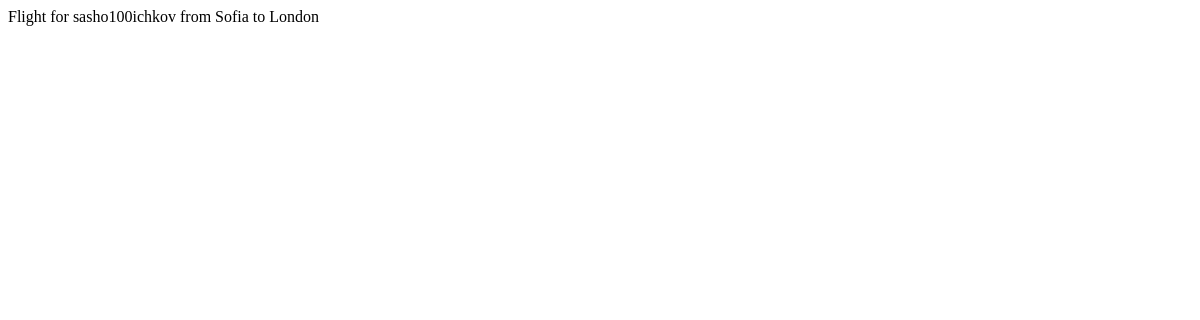
The app's page /planes/flights/list/, older data.
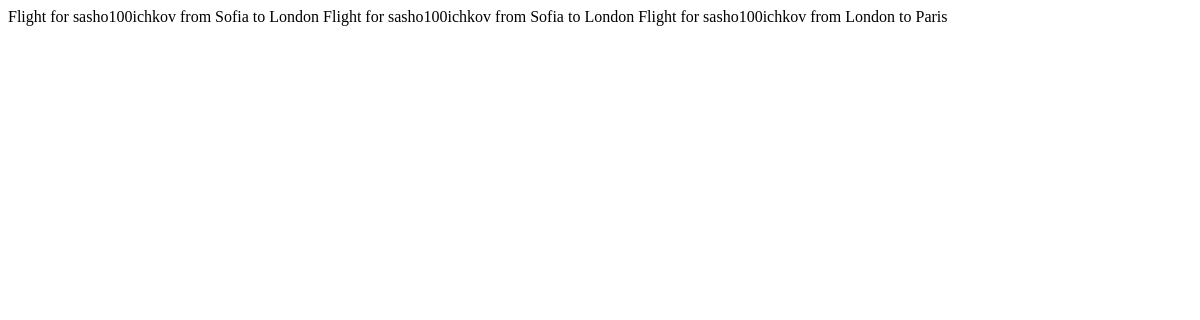
The same page, newer data.
### Planes/models.py (models this page shows)
class Flight(models.Model):
    start_time = models.DateTimeField()
    end_time = models.DateTimeField()
    passengers = models.IntegerField()
    max_passengers = models.IntegerField()
    from_dest = models.CharField(max_length=100)
    to_dest = models.CharField(max_length=100)
    plane = models.ForeignKey(
        'Plane',
        on_delete=models.CASCADE,
        related_name='flights'
    )
    user = models.ForeignKey(
        User,
        on_delete=models.CASCADE,
        related_name='flights'
    )
    def __str__(self):
        return f'Flight for {self.user.username} from {self.from_dest} to {self.to_dest}'

### Planes/views.py (the view)
# urls.py: path('flights/list/', views.ListFlightListView.as_view(), name='flights-list'),
class ListFlightListView(ListView):
    model = models.Flight
    template_name = 'planes/list.html'

### Planes/templates/planes/list.html
{% for obj in object_list %}
{{obj}}
{% endfor %}

Row changes from the older to the newer data that the page shows:
added Flight: user+from_dest+to_dest "Flight for sasho100ichkov from Sofia to London"
added Flight: user+from_dest+to_dest "Flight for sasho100ichkov from London to Paris"
